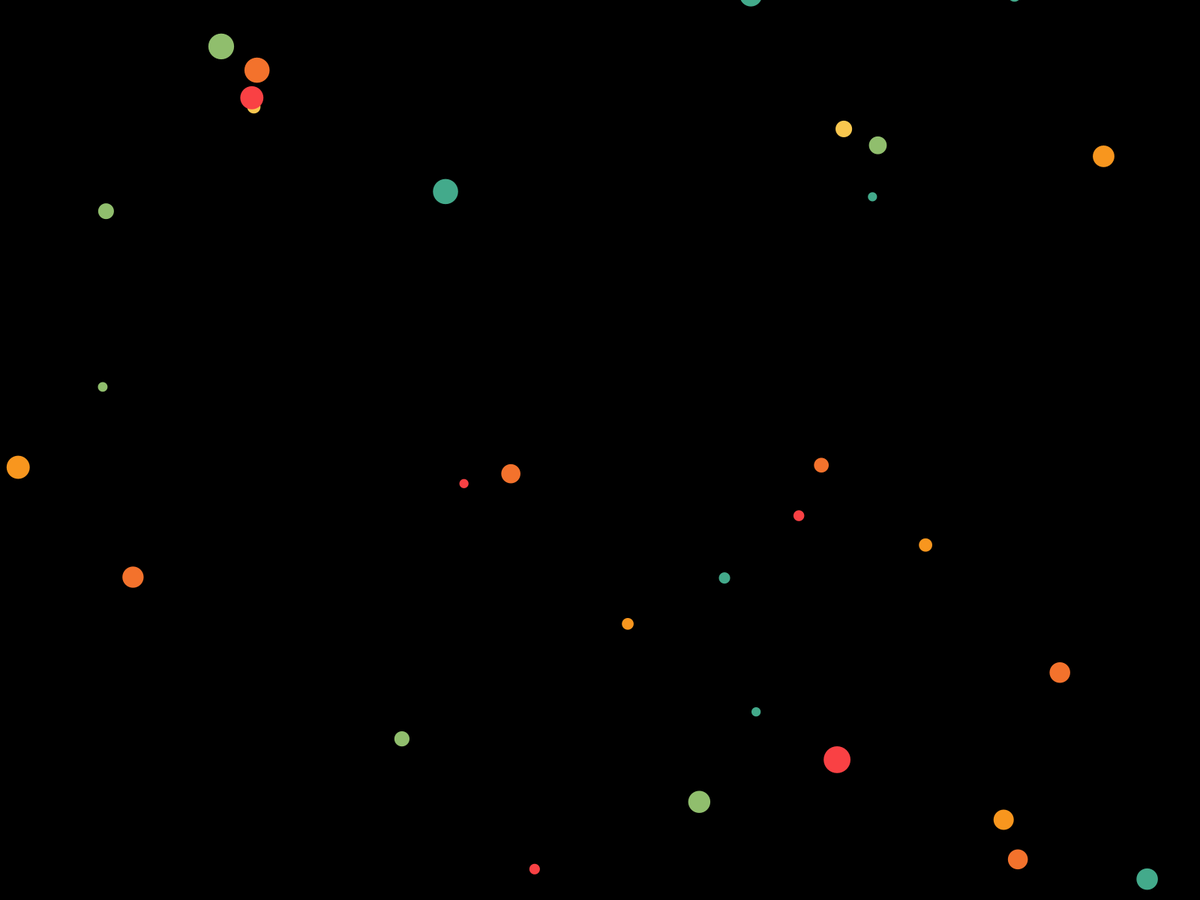
Frame 1 (no input)
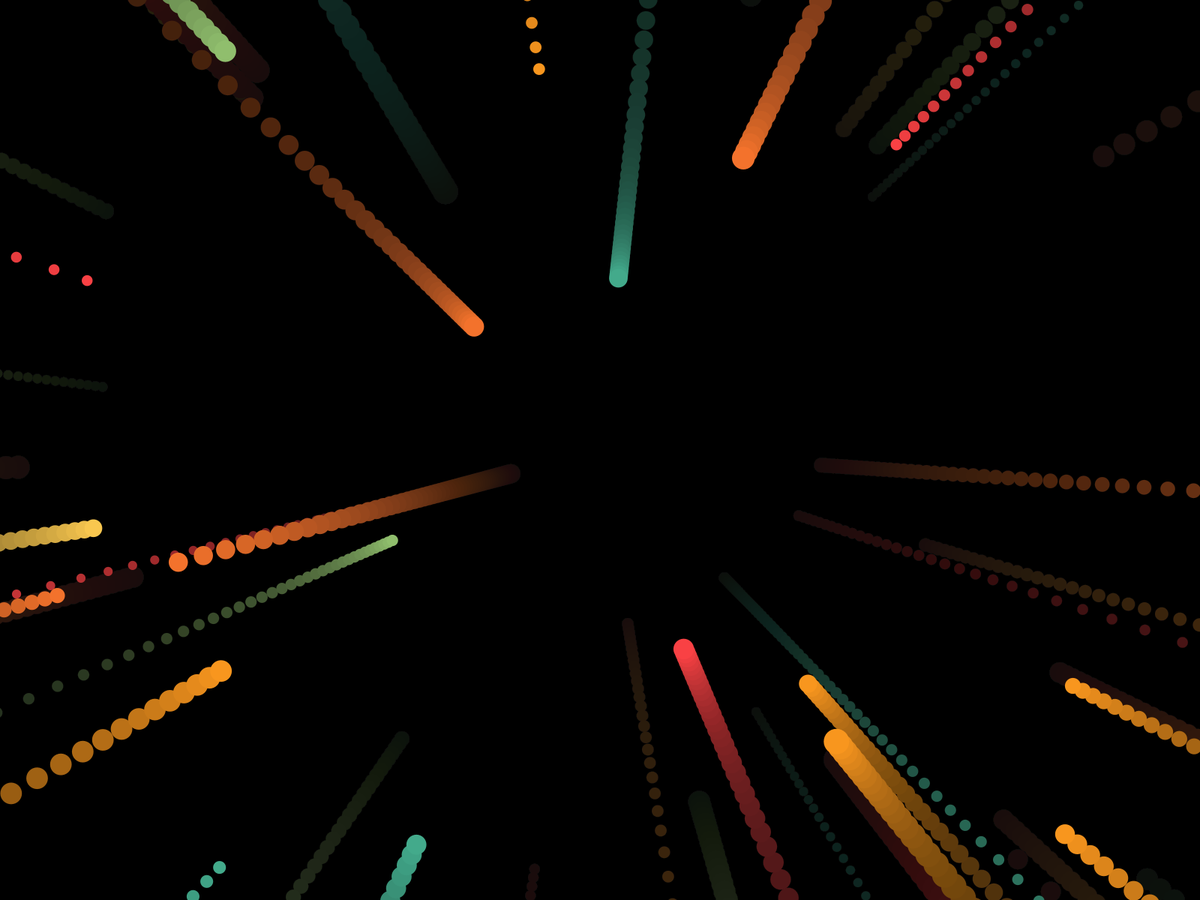
Frame 60 (the mouse pressed at the canvas centre just before this capture)
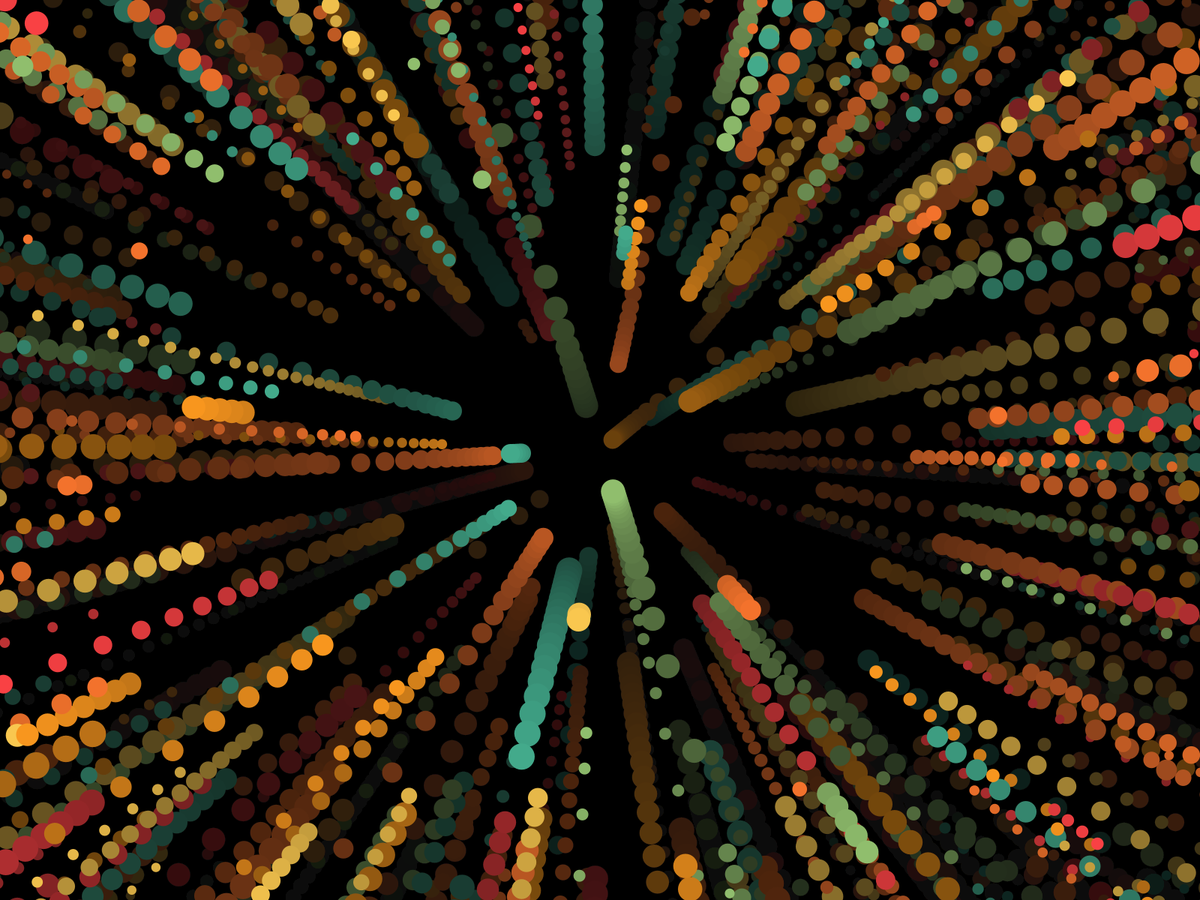
Frame 120 (the mouse held since frame 60 and released just before this capture)

The Processing sketch that drew these frames (run headless with seeded random() and noise(); from frame 60 on, the mouse is pressed at the canvas centre):

// Processing sketch: StarFieldv2
// ── StarFieldv2.pde
Star[] stars = new Star[1200];

//reds and yellows
color[] red_yellow_green = { color(249, 65, 68), color(248, 150, 30),
                   color(243, 114, 44), color(249, 199, 79),
                   color(144,190,109), color(67,170,139),
                   color(243, 114, 44), color(87, 117, 144)}; 
                  
                   
//reds and yellows
color[] blue_purple = { color(116, 0, 184), color(105, 48, 195),
                   color(94, 96, 206), color(83, 144, 217),
                   color(78, 168, 222), color(72, 191, 227),
                   color(86, 207, 225), color(100, 223, 223),
                   color(114, 239, 221), color(128, 255, 219)}; 
                  
                        

float time = 1;
int rspeed = 0, factor = 1;
 
void setup() {
  //size(1920, 1030); 
  background(0); 
  colorMode(HSB);
  fullScreen();
    
  for(int i = 0; i < stars.length; i++) {
     stars[i] = new Star(); 
  }
 
}

void draw() { 
  
   fill(0, 10);
   rect(0, 0, width, height);
   
   pushMatrix();
   translate(width/2, height/2); 

   rotate(radians(1 * time) * rspeed);
   
   for(int i = 0; i < stars.length; i++) {
     stars[i].update(); 
     stars[i].show(); 
  }
   popMatrix();
   time ++; 
}

void keyPressed() {
   if (key=='1' && rspeed > 0) {
       rspeed--;
     } if (key=='2') {
       rspeed++;
     } if (key=='3') {
       rspeed *= -1;
     } if (key =='8') {
       rspeed = 0; 
     } if (key == '5') {
       factor *= -1;
     }
     print(rspeed);
}    

// ── Star.pde
class Star {
  float x, y, z, r;
  color c; 

  Star() { 
    x = random(-width, width); 
    y = random(-height, height);  
    z = random(width/2); 
    c = red_yellow_green[int(random(red_yellow_green.length-1))];
    r = random(6, 18);
  }

  void update() {
    z = z + map(mouseY * factor, 0, height, -10, 100);
    print(z);
    if (z > 900) {
      z = random(-width, width/2); 
      x = random(-width, width); 
      y = random(-height, height);
    }
  }

  void show() {
    float sx = map(x / z, 0, 1, 0, width);
    float sy = map(y / z, 0, 1, 0, height); 
    fill(c);
    noStroke(); 
    ellipse(sx, sy, 2*r, 2*r);
  }
}
